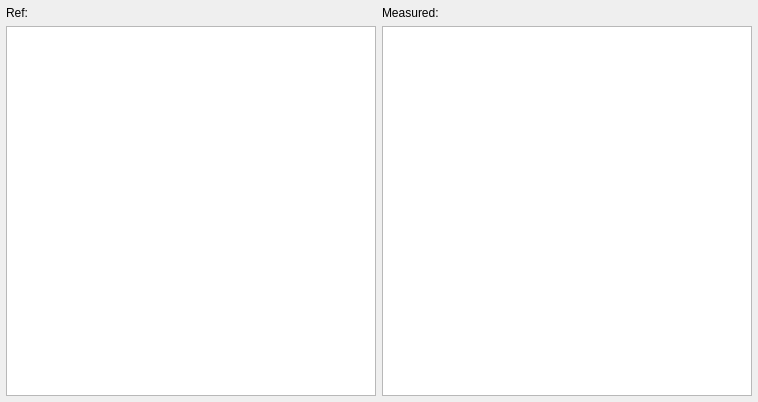
<?xml version="1.0" encoding="UTF-8"?>
<ui version="4.0">
 <class>ResultDialog</class>
 <widget class="QDialog" name="ResultDialog">
  <property name="geometry">
   <rect>
    <x>0</x>
    <y>0</y>
    <width>758</width>
    <height>401</height>
   </rect>
  </property>
  <property name="windowTitle">
   <string>Dialog</string>
  </property>
  <layout class="QGridLayout" name="gridLayout">
   <property name="leftMargin">
    <number>6</number>
   </property>
   <property name="topMargin">
    <number>6</number>
   </property>
   <property name="rightMargin">
    <number>6</number>
   </property>
   <property name="bottomMargin">
    <number>6</number>
   </property>
   <item row="1" column="0">
    <widget class="QTableView" name="tvRef">
     <property name="minimumSize">
      <size>
       <width>370</width>
       <height>370</height>
      </size>
     </property>
    </widget>
   </item>
   <item row="1" column="1">
    <widget class="QTableView" name="tvResult">
     <property name="minimumSize">
      <size>
       <width>370</width>
       <height>370</height>
      </size>
     </property>
    </widget>
   </item>
   <item row="0" column="0">
    <widget class="QLabel" name="label">
     <property name="text">
      <string>Ref:</string>
     </property>
    </widget>
   </item>
   <item row="0" column="1">
    <widget class="QLabel" name="label_2">
     <property name="text">
      <string>Measured:</string>
     </property>
    </widget>
   </item>
  </layout>
 </widget>
 <resources/>
 <connections/>
</ui>
